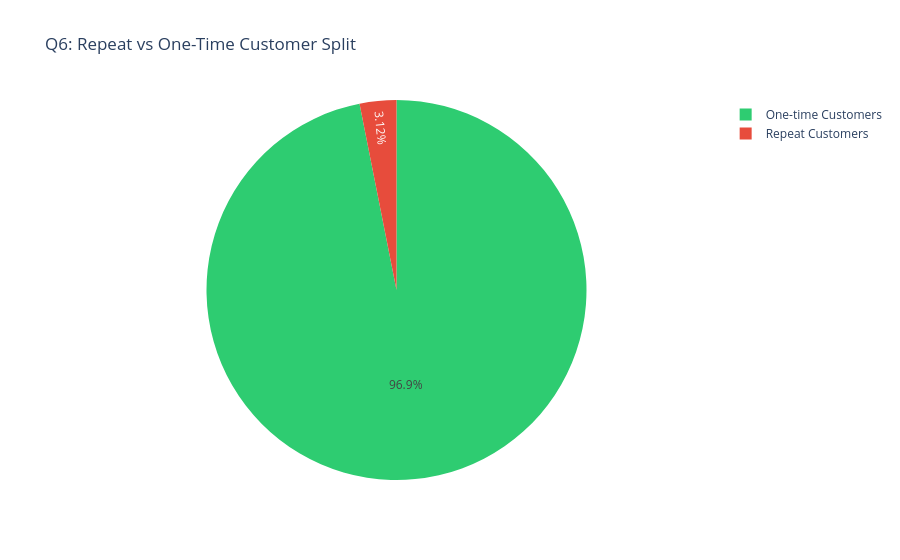

Notebook cell for this chart:
### Code cell
# =============================================================================
# 11. REPEAT PURCHASE RATE & REVENUE CONTRIBUTION
# =============================================================================

df_fct = load_table('fct_sales')[['order_id', 'customer_id', 'total_payment_value']]
df_fct['total_payment_value'] = df_fct['total_payment_value'].astype(float)

# Bridge: get customer_unique_id via int_orders_enriched → stg_customers
df_order_cust = load_table('int_orders_enriched')[['order_id', 'customer_id']]
df_stg_cust = load_table('stg_customers')[['customer_id', 'customer_unique_id']]

# Step 1: map order_id → customer_id (already in fct_sales, confirm match)
overlap = set(df_fct['customer_id']).intersection(set(df_order_cust['customer_id']))
print(f"fct_sales ↔ int_orders_enriched customer_id overlap: {len(overlap):,}")

# Step 2: map customer_id → customer_unique_id
df_cust_map = df_order_cust.merge(df_stg_cust, on='customer_id', how='left')
overlap2 = set(df_order_cust['customer_id']).intersection(set(df_stg_cust['customer_id']))
print(f"int_orders_enriched ↔ stg_customers customer_id overlap: {len(overlap2):,}")

# Step 3: attach unique_id to fct_sales
df_fct_with_unique = df_fct.merge(
    df_cust_map[['order_id', 'customer_unique_id']],
    on='order_id', how='left'
)
print(f"\nRows after join: {len(df_fct_with_unique):,}")
print(f"Null customer_unique_id: {df_fct_with_unique['customer_unique_id'].isna().sum():,}")

# Step 4: aggregate by unique customer
repeat_customers = (
    df_fct_with_unique
    .groupby('customer_unique_id')
    .agg(order_count=('order_id', 'nunique'), total_spent=('total_payment_value', 'sum'))
    .reset_index()
)

repeat   = repeat_customers[repeat_customers['order_count'] > 1]
one_time = repeat_customers[repeat_customers['order_count'] == 1]
total_customers = len(repeat_customers)
total_revenue   = df_fct_with_unique['total_payment_value'].sum()
repeat_revenue  = repeat['total_spent'].sum()

print(f"\nTotal unique customers:      {total_customers:,}")
print(f"Repeat customers (>1 order): {len(repeat):,} ({len(repeat)/total_customers*100:.2f}%)")
print(f"One-time customers:          {len(one_time):,} ({len(one_time)/total_customers*100:.2f}%)")
print(f"\nRepeat customer revenue: R$ {repeat_revenue:,.2f} ({repeat_revenue/total_revenue*100:.2f}% of total)")

fig = px.pie(
    names=['Repeat Customers', 'One-time Customers'],
    values=[len(repeat), len(one_time)],
    title='Q6: Repeat vs One-Time Customer Split',
    color_discrete_sequence=['#2ecc71', '#e74c3c']
)
fig.show()

print("""
INSIGHT: Repeat rate ~3% — very low. Despite small numbers, repeat customers
contribute ~6% of revenue. Loyalty programs are critical to improve retention.
""")

### Figure 1 — Plotly figure (JSON) as saved in the notebook; plotly's stock layout.template omitted (floating-point values rounded to 4 significant figures)
{"data": [{"domain": {"x": [0, 1], "y": [0, 1]}, "hovertemplate": "label=%{label}<br>value=%{value}<extra></extra>", "labels": ["Repeat Customers", "One-time Customers"], "legendgroup": "", "name": "", "showlegend": true, "type": "pie", "values": [2996, 93097]}], "layout": {"legend": {"tracegroupgap": 0}, "piecolorway": ["#2ecc71", "#e74c3c"], "title": {"text": "Q6: Repeat vs One-Time Customer Split"}}}
